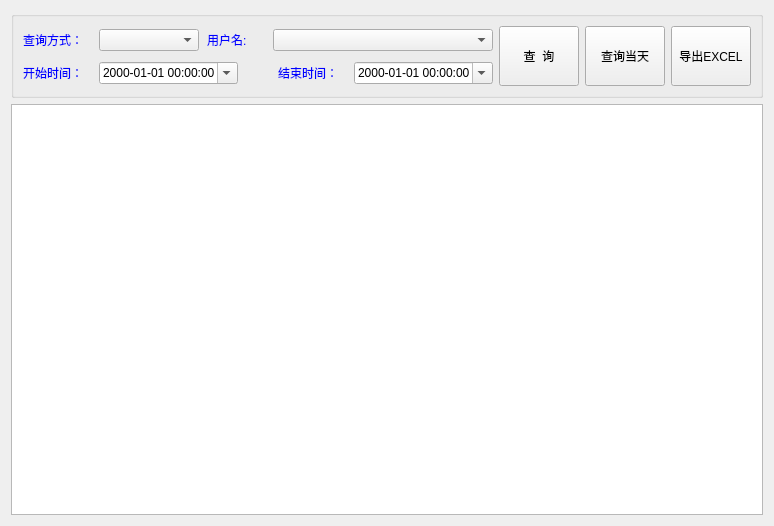
<?xml version="1.0" encoding="UTF-8"?>
<ui version="4.0">
 <class>CScoreRec</class>
 <widget class="QWidget" name="CScoreRec">
  <property name="geometry">
   <rect>
    <x>0</x>
    <y>0</y>
    <width>774</width>
    <height>526</height>
   </rect>
  </property>
  <property name="windowTitle">
   <string>成绩管理</string>
  </property>
  <layout class="QVBoxLayout" name="verticalLayout_3">
   <item>
    <widget class="QGroupBox" name="groupBox">
     <property name="styleSheet">
      <string notr="true">border-color: rgb(255, 3, 15);</string>
     </property>
     <property name="title">
      <string/>
     </property>
     <layout class="QGridLayout" name="gridLayout">
      <item row="0" column="0">
       <layout class="QHBoxLayout" name="horizontalLayout">
        <item>
         <widget class="QLabel" name="label">
          <property name="minimumSize">
           <size>
            <width>70</width>
            <height>0</height>
           </size>
          </property>
          <property name="maximumSize">
           <size>
            <width>70</width>
            <height>16777215</height>
           </size>
          </property>
          <property name="styleSheet">
           <string notr="true">font: 10pt &quot;宋体&quot;;
color: rgb(0, 0, 255);</string>
          </property>
          <property name="text">
           <string>查询方式：</string>
          </property>
         </widget>
        </item>
        <item>
         <widget class="QComboBox" name="comboMode">
          <property name="minimumSize">
           <size>
            <width>100</width>
            <height>0</height>
           </size>
          </property>
          <property name="maximumSize">
           <size>
            <width>100</width>
            <height>16777215</height>
           </size>
          </property>
         </widget>
        </item>
       </layout>
      </item>
      <item row="0" column="1" colspan="2">
       <layout class="QHBoxLayout" name="horizontalLayout_3">
        <item>
         <spacer name="horizontalSpacer_2">
          <property name="orientation">
           <enum>Qt::Horizontal</enum>
          </property>
          <property name="sizeHint" stdset="0">
           <size>
            <width>40</width>
            <height>20</height>
           </size>
          </property>
         </spacer>
        </item>
        <item>
         <widget class="QLabel" name="labelContent">
          <property name="minimumSize">
           <size>
            <width>60</width>
            <height>0</height>
           </size>
          </property>
          <property name="maximumSize">
           <size>
            <width>60</width>
            <height>16777215</height>
           </size>
          </property>
          <property name="styleSheet">
           <string notr="true">font: 10pt &quot;宋体&quot;;
color: rgb(0, 0, 255);</string>
          </property>
          <property name="text">
           <string>用户名:</string>
          </property>
         </widget>
        </item>
        <item>
         <widget class="QComboBox" name="comboContent">
          <property name="minimumSize">
           <size>
            <width>220</width>
            <height>0</height>
           </size>
          </property>
          <property name="editable">
           <bool>false</bool>
          </property>
         </widget>
        </item>
       </layout>
      </item>
      <item row="0" column="4" rowspan="2">
       <widget class="QPushButton" name="buttonSearch">
        <property name="minimumSize">
         <size>
          <width>0</width>
          <height>60</height>
         </size>
        </property>
        <property name="maximumSize">
         <size>
          <width>80</width>
          <height>16777215</height>
         </size>
        </property>
        <property name="styleSheet">
         <string notr="true">font: 75 10pt &quot;宋体&quot;;</string>
        </property>
        <property name="text">
         <string>查  询</string>
        </property>
       </widget>
      </item>
      <item row="1" column="0" colspan="2">
       <layout class="QHBoxLayout" name="horizontalLayout_2">
        <item>
         <widget class="QLabel" name="label_2">
          <property name="minimumSize">
           <size>
            <width>70</width>
            <height>0</height>
           </size>
          </property>
          <property name="maximumSize">
           <size>
            <width>70</width>
            <height>16777215</height>
           </size>
          </property>
          <property name="styleSheet">
           <string notr="true">font: 10pt &quot;宋体&quot;;
color: rgb(0, 0, 255);</string>
          </property>
          <property name="text">
           <string>开始时间：</string>
          </property>
         </widget>
        </item>
        <item>
         <widget class="QDateTimeEdit" name="dateTimeEditStart">
          <property name="displayFormat">
           <string>yyyy-MM-dd HH:mm:ss</string>
          </property>
          <property name="calendarPopup">
           <bool>true</bool>
          </property>
         </widget>
        </item>
        <item>
         <spacer name="horizontalSpacer">
          <property name="orientation">
           <enum>Qt::Horizontal</enum>
          </property>
          <property name="sizeHint" stdset="0">
           <size>
            <width>40</width>
            <height>20</height>
           </size>
          </property>
         </spacer>
        </item>
       </layout>
      </item>
      <item row="1" column="2">
       <layout class="QHBoxLayout" name="horizontalLayout_4">
        <item>
         <widget class="QLabel" name="label_3">
          <property name="minimumSize">
           <size>
            <width>70</width>
            <height>0</height>
           </size>
          </property>
          <property name="maximumSize">
           <size>
            <width>70</width>
            <height>16777215</height>
           </size>
          </property>
          <property name="styleSheet">
           <string notr="true">font: 10pt &quot;宋体&quot;;
color: rgb(0, 0, 255);</string>
          </property>
          <property name="text">
           <string>结束时间：</string>
          </property>
         </widget>
        </item>
        <item>
         <widget class="QDateTimeEdit" name="dateTimeEditEnd">
          <property name="displayFormat">
           <string>yyyy-MM-dd HH:mm:ss</string>
          </property>
          <property name="calendarPopup">
           <bool>true</bool>
          </property>
         </widget>
        </item>
       </layout>
      </item>
      <item row="0" column="5" rowspan="2">
       <widget class="QPushButton" name="buttonSearchTaday">
        <property name="minimumSize">
         <size>
          <width>0</width>
          <height>60</height>
         </size>
        </property>
        <property name="maximumSize">
         <size>
          <width>80</width>
          <height>16777215</height>
         </size>
        </property>
        <property name="styleSheet">
         <string notr="true">font: 75 10pt &quot;宋体&quot;;</string>
        </property>
        <property name="text">
         <string>查询当天</string>
        </property>
       </widget>
      </item>
      <item row="0" column="6" rowspan="2">
       <widget class="QPushButton" name="buttonExport">
        <property name="minimumSize">
         <size>
          <width>0</width>
          <height>60</height>
         </size>
        </property>
        <property name="maximumSize">
         <size>
          <width>80</width>
          <height>16777215</height>
         </size>
        </property>
        <property name="styleSheet">
         <string notr="true">font: 75 10pt &quot;宋体&quot;;</string>
        </property>
        <property name="text">
         <string>导出EXCEL</string>
        </property>
       </widget>
      </item>
     </layout>
    </widget>
   </item>
   <item>
    <widget class="QTableView" name="listScoreRec"/>
   </item>
  </layout>
 </widget>
 <resources/>
 <connections/>
</ui>
